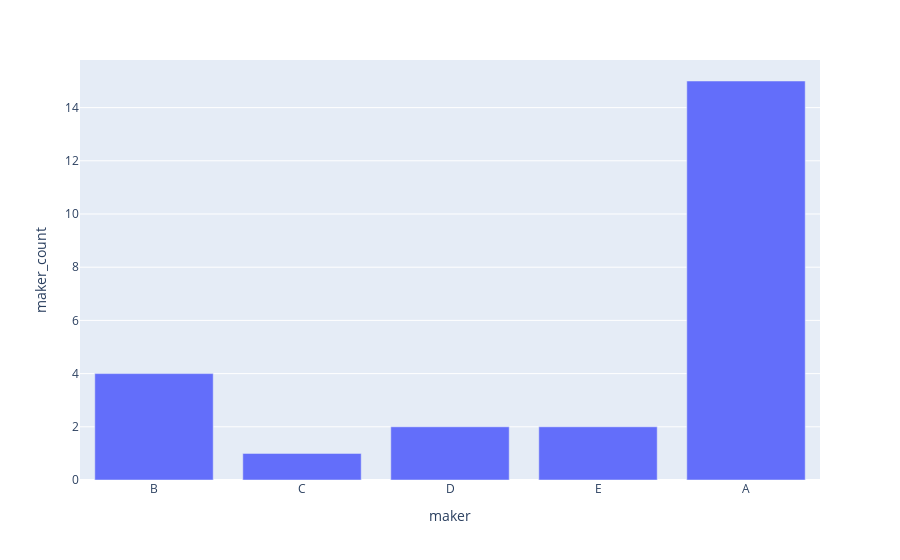

The notebook cell this image was saved under:
### Code cell
# task7 (lesson4)
# По предыдущему view (count_products_by_makers) сделать график в colab (X: maker, y: count)

request = """
select maker, count as maker_count
from count_products_by_makers_second_stream
"""
df = pd.read_sql_query(request, conn)

fig = px.bar(x=df.maker.to_list(), y=df.maker_count.to_list(), labels={'x':'maker', 'y':'maker_count'})
fig.show()

### Figure 1 — Plotly figure (JSON) as saved in the notebook; plotly's stock layout.template omitted (floating-point values rounded to 4 significant figures)
{"data": [{"alignmentgroup": "True", "hovertemplate": "maker=%{x}<br>maker_count=%{y}<extra></extra>", "legendgroup": "", "marker": {"color": "#636efa", "pattern": {"shape": ""}}, "name": "", "offsetgroup": "", "orientation": "v", "showlegend": false, "textposition": "auto", "type": "bar", "x": ["B", "C", "D", "E", "A"], "xaxis": "x", "y": [4, 1, 2, 2, 15], "yaxis": "y"}], "layout": {"barmode": "relative", "legend": {"tracegroupgap": 0}, "margin": {"t": 60}, "xaxis": {"anchor": "y", "domain": [0, 1], "title": {"text": "maker"}}, "yaxis": {"anchor": "x", "domain": [0, 1], "title": {"text": "maker_count"}}}}
